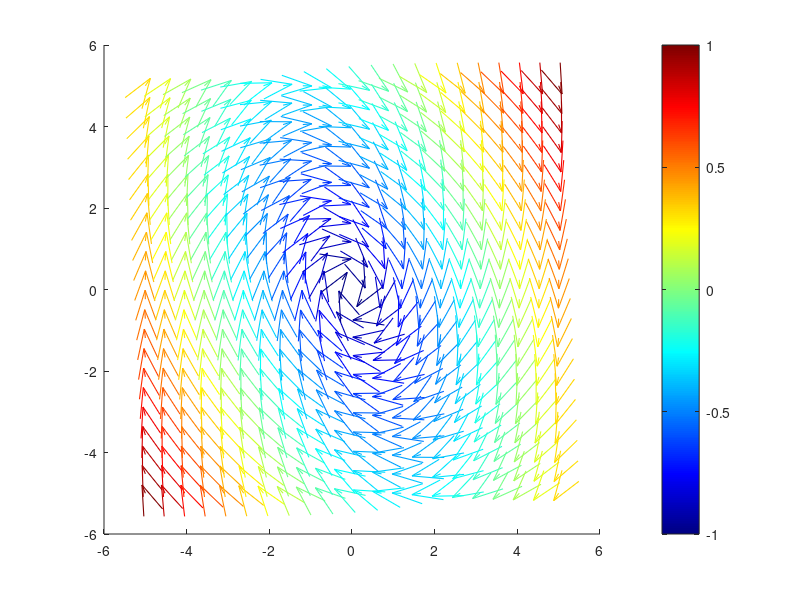

Reproduce this figure in MATLAB. (Note: this script raises an error after producing the figure.)
% Mass Spring Damper system modelled with a Delta Dirac function to
% simulate a "kick" or impulse

clear; close all; clc;

% Paramters
g    = 9.81; % m/s^2
m    = 1.0;  % kg
beta = 0.5;  % kg/s
k    = 2.0;  % N/m
F    = 0;    % N

% Impulse Parameters (Delta Dirac parameters)

t_kick  = 10.0;   % Tiempo en el que sucede
dt_kick = 0.05;   % Duración del impácto
F_kick  = 10;     % Fuerza del impacto

J = F_kick * dt_kick; % Impulso [Ns]

% Initial Conditions
x0 = 0; % Initial Position
v0 = 0; % Initial Velocity

% Equation of movement (After the kick, F = 0)
eom = @(t, x) [x(2); 1/m * (-beta*x(2)-k*x(1)+F)];

% Pre-Impact
opts  = odeset('RelTol', 1e-8, 'AbsTol', 1e-10);

X0 = [x0; v0];
[T1, X1] = ode45(eom, [0, t_kick], X0, opts);

state_pre_kick = X1(end, :);
state_post_kick = [state_pre_kick(1); state_pre_kick(2) + (J/m)]; % Contains the initial conditions AFTER the kick

% Post-Impact
tspan = [t_kick, 100];

[T2, X2] = ode45(eom, tspan, state_post_kick, opts);

T = [T1; T2];
pos = [X1(:, 1); X2(:, 1)];
vel = [X1(:, 2); X2(:, 2)];

% Phase Space Vector Field
[X, DX] = meshgrid(linspace(-5, 5, 22), linspace(-5, 5, 22));

U = DX;
V = 1/m * ((-beta*DX)-(k*X)+F);

mag = sqrt(U.^2 + V.^2) + 1e-6;

U_n = U ./ mag;
V_n = V ./ mag;

% Figure
figure('Name', 'Diagrama de fase')
hold on

mag_flat = mag(:);
mag_min  = min(mag_flat);
mag_max  = max(mag_flat);

cmap = colormap(jet(256));

for i = 1:numel(X)
    c_idx = round(1 + 255 * (mag(i) - mag_min) / (mag_max - mag_min));
    col   = cmap(c_idx, :);

    quiver(X(i), DX(i), U_n(i) * 0.22, V_n(i) * 0.22, 0, ...
           'Color', col, 'LineWidth', 0.8, 'MaxHeadSize', 2)
end

cb = colorbar;
clim([mag_min, mag_max]);

% Graphs
plot(pos, vel, LineStyle="-",LineWidth=2,Color='white');
plot(pos(1),   vel(1),   'wo', 'MarkerSize', 9, 'MarkerFaceColor', 'w', 'DisplayName', 'Start')
plot(pos(end), vel(end), 'w^', 'MarkerSize', 9, 'MarkerFaceColor', 'k', 'DisplayName', 'End (settled)')

xlim([-5, 5]); ylim([-5, 5]);
xlabel('Posición (m)');
ylabel('Velocidad (m/s)');
title('Diagrama de Fase del Sistema');
grid on;
hold off;

figure('Name','Respuesta temporal');
plot(T, pos, LineWidth=2);
grid on;
xlabel("Tiempo (s)");
ylabel("Posición (m)");
title("Respuesta temporal");
xline(t_kick, "--r", "Momento del impulso", "LabelVerticalAlignment","bottom");
